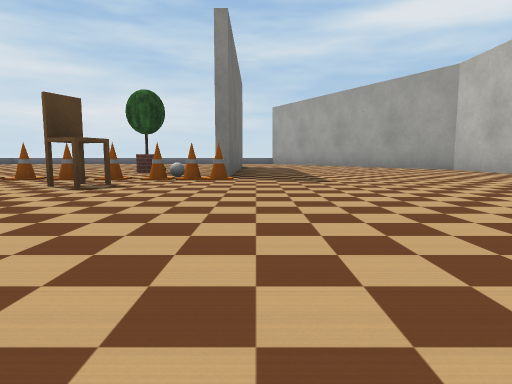
View 1 (above)

16 first-person views from a walk through a Webots world. The camera is 0.3 m above the floor, tilts 6° down and sees 75° across. The floor is counted in squares, 1 m on a side. Each view is taken from the middle of a square. On the plan, view 1 faces up. The plan holds only what a view shows up to about 9 squares ahead; the rest is blank. Robots are left out. Simple shapes and patterns stand in for the simulator's stock objects.

View 2
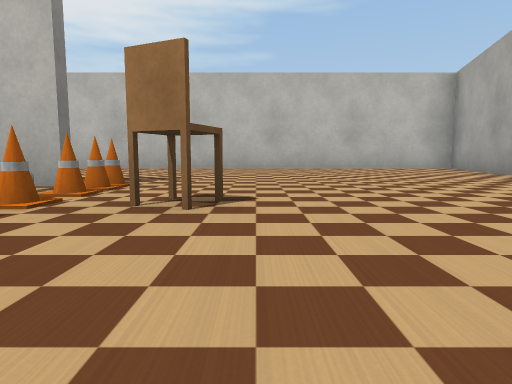

View 3
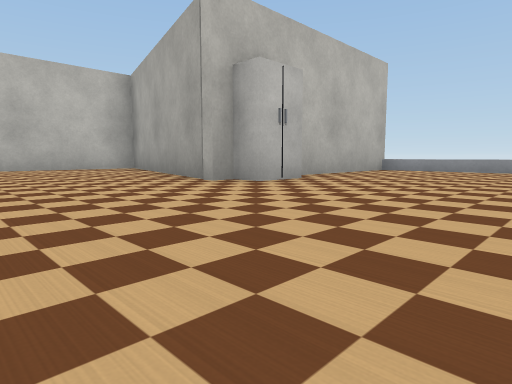

View 4
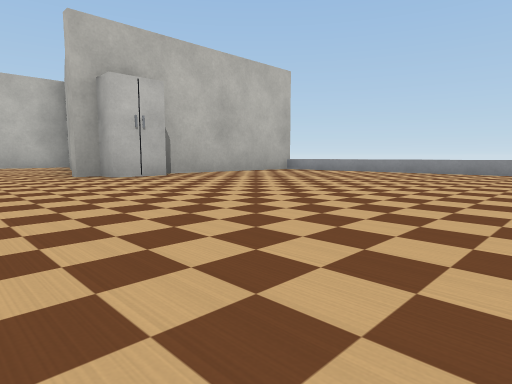

View 5
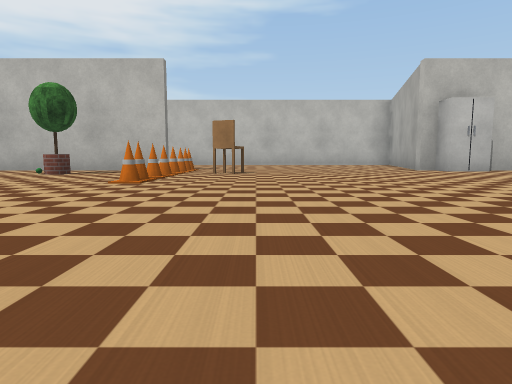

View 6
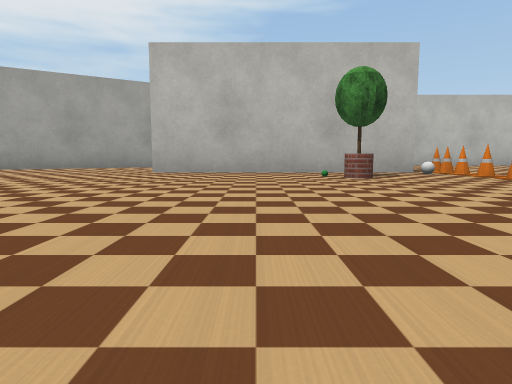

View 7
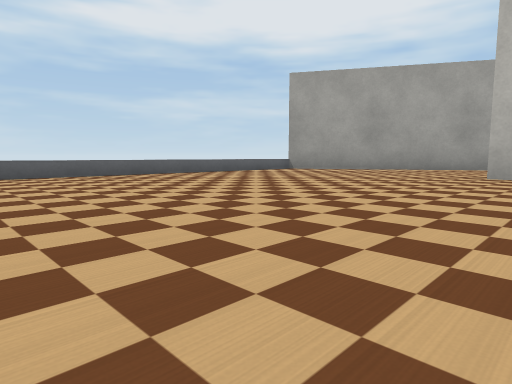

View 8
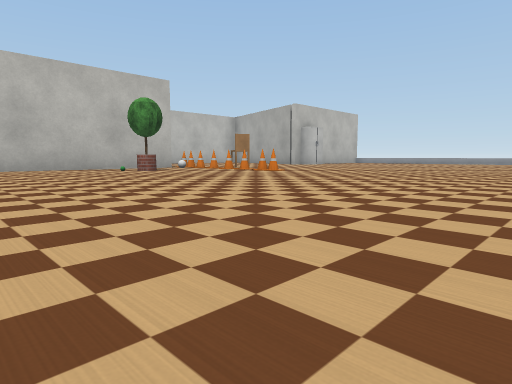

View 9
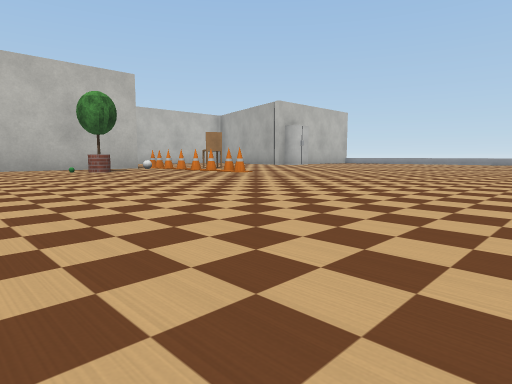

View 10
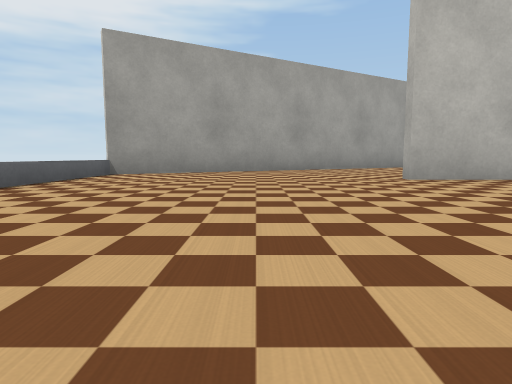

View 11
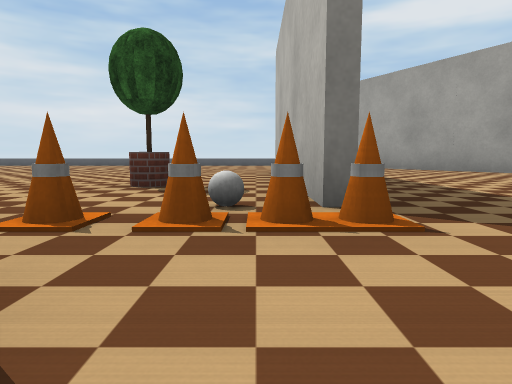

View 12
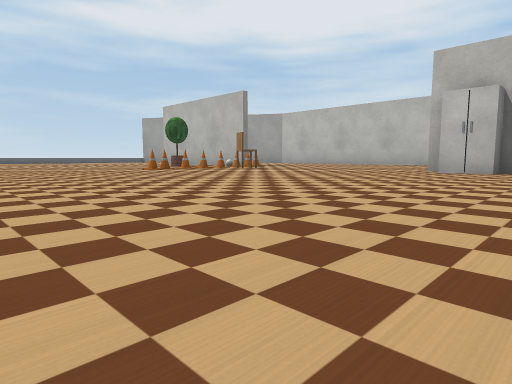

View 13
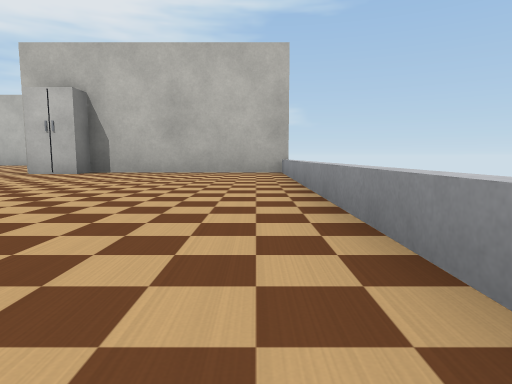

View 14
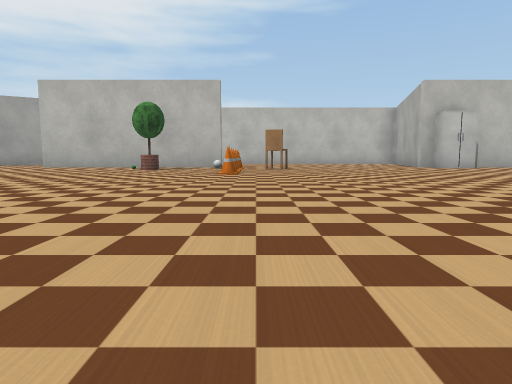

View 15
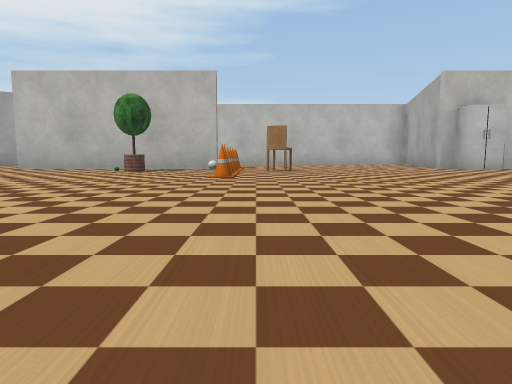

View 16
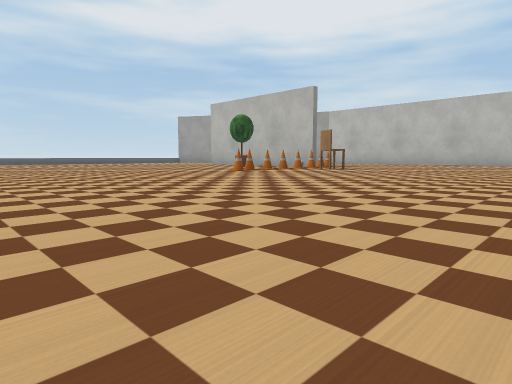

### Floor plan
Points are (right, up) in squares from view 1. A wall is a line through its corners. A room is listed if a view was taken in it or the views show most of it. See-through windows are left out.
Room 1 (views 1, 2, 3, 4, 5, 6, 7, 8, 9, 10, 11, 12, 13, 14, 15, 16)
walls: (-0.6, 5.4) (-0.6, 10); (-0.4, 8.6) (-0.4, 5.4); (-0.3, -0.7) (4.6, -2) (4.6, 7.8) (0.7, 14.5); (-0.6, -5.5) (-0.6, -0.5)
low walls: (0.7, 14.5) (-5.4, 14.5); (-6.4, -5.5) (-0.6, -5.5)
objects: cone (-4, 4); cone (-3, 4); chair (-2, 3); cone (-2, 4); ball (-2, 5); potted tree (-2, 6); other object (-2, 7); cabinet (-1, -2) to (-1, -1); cone (-1, 5); cone (0, 5)

Positions as (right, up) in squares from view 1, and headings:
1: (0, 0), facing up
2: (-4, 3), facing right
3: (-4, 2), facing down-right
4: (-6, 1), facing down-right
5: (-8, 3), facing right
6: (-7, 8), facing right
7: (-6, 9), facing up-right
8: (-9, 10), facing down-right
9: (-9, 9), facing down-right
10: (-5, 12), facing right
11: (-1, 3), facing up
12: (-8, -3), facing up-right
13: (-7, -5), facing right
14: (-10, 4), facing right
15: (-9, 4), facing right
16: (-9, -1), facing up-right
